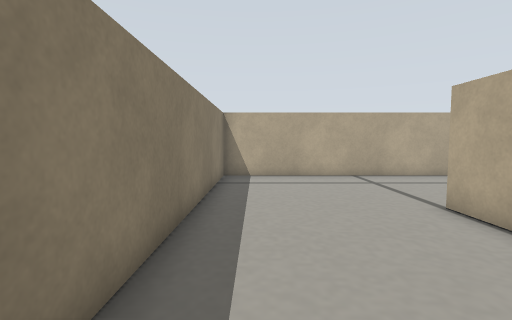
view 1 (above)

24 first-person views from a walk through a world built for the Gazebo simulator. The camera is 0.16 m above the floor, tilts 4° down and sees 85° across. The floor is counted in squares, 0.1 m on a side. Each view is taken from the middle of a square. On the plan, view 1 faces up. The plan holds only what a view shows up to about 14 squares ahead; the rest is blank.

view 2
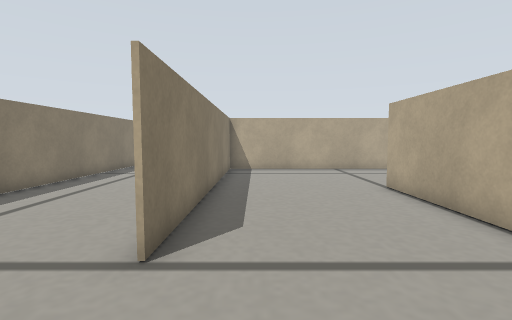

view 3
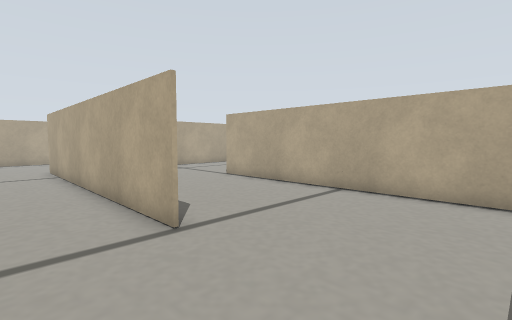

view 4
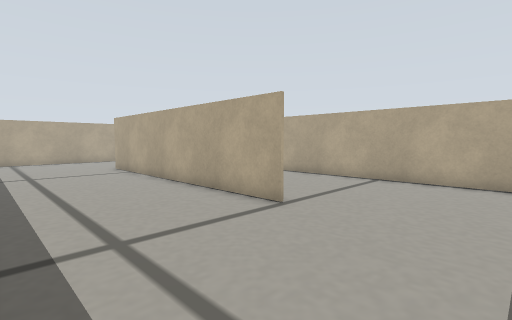

view 5
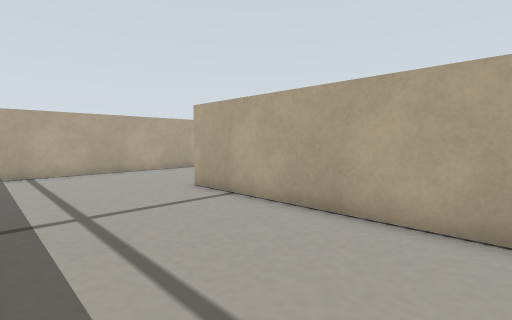

view 6
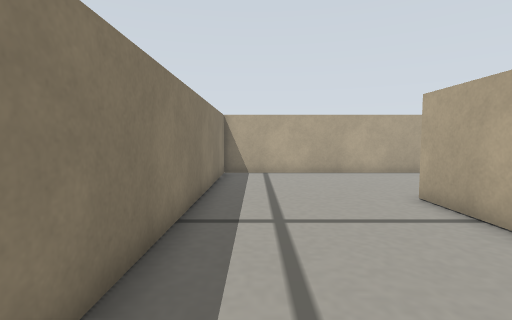

view 7
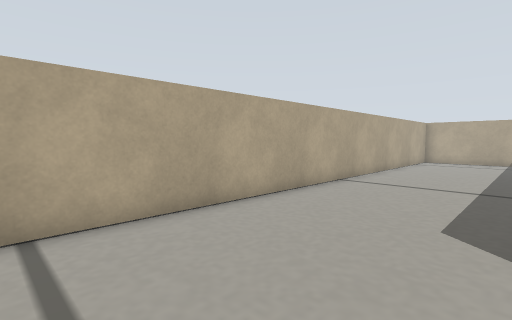

view 8
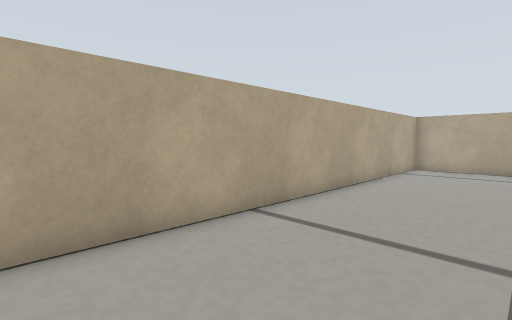

view 9
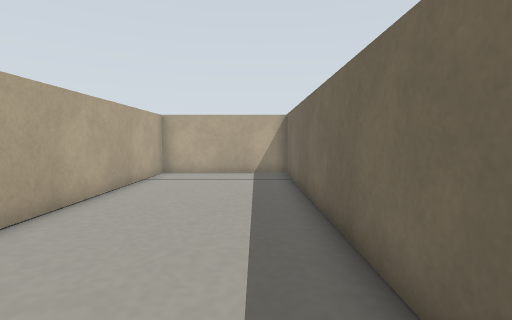

view 10
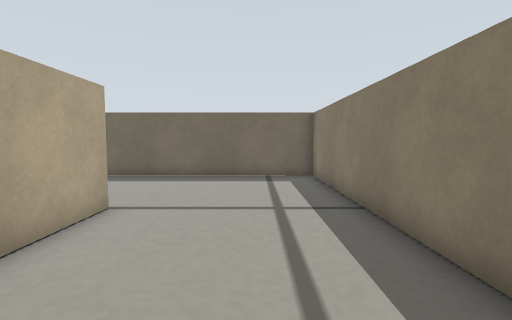

view 11
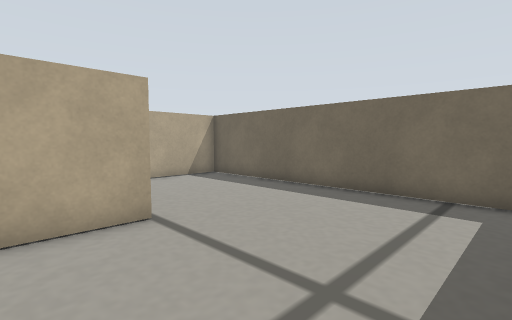

view 12
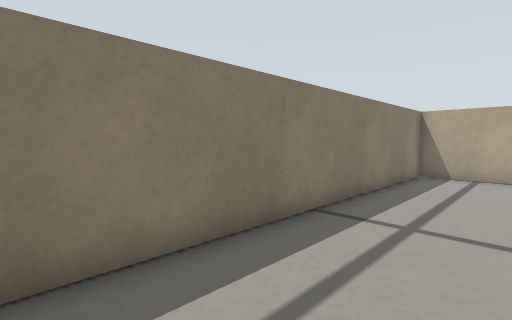

view 13
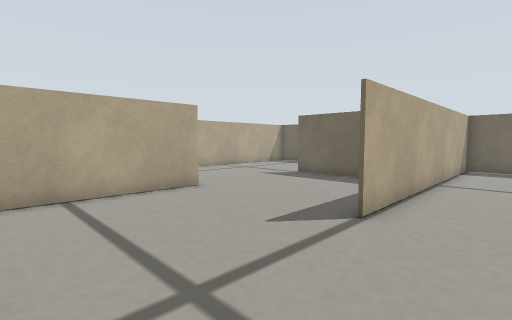

view 14
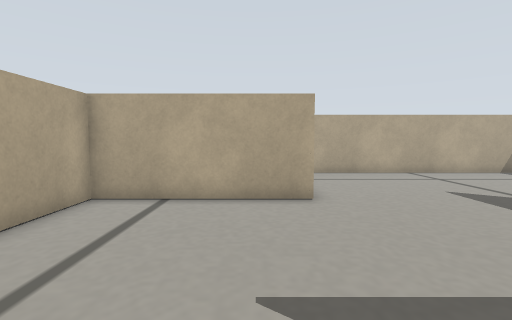

view 15
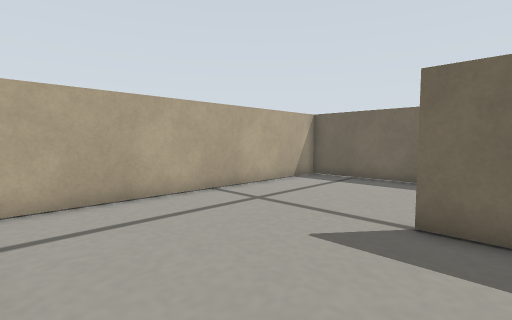

view 16
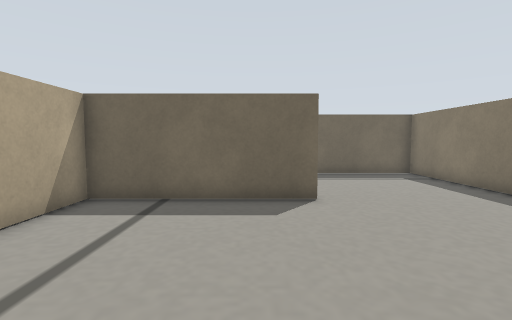

view 17
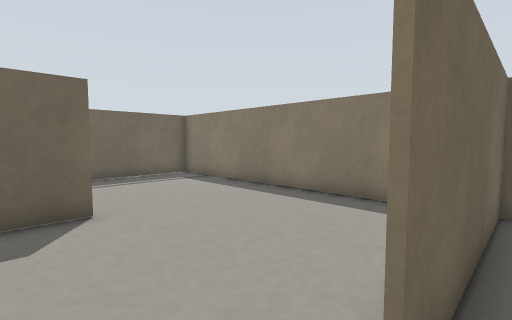

view 18
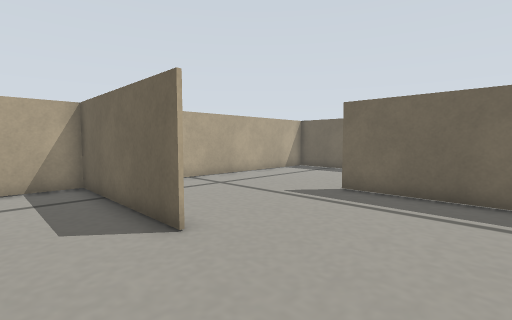

view 19
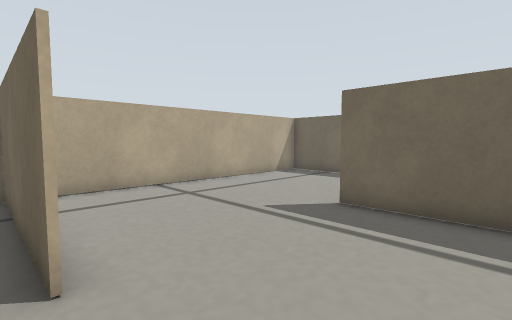

view 20
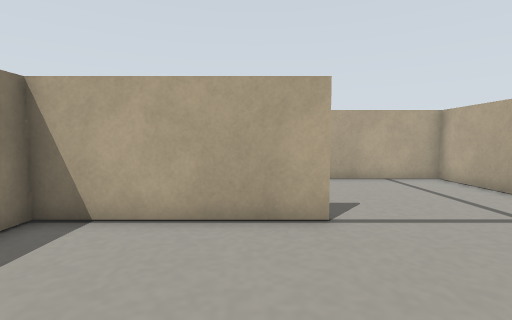

view 21
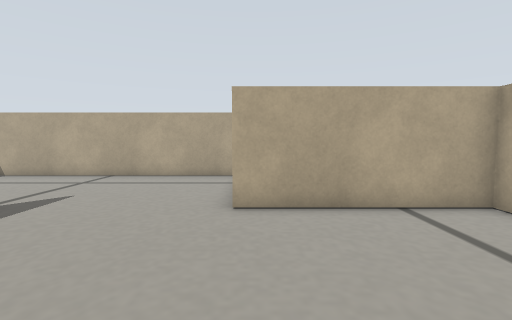

view 22
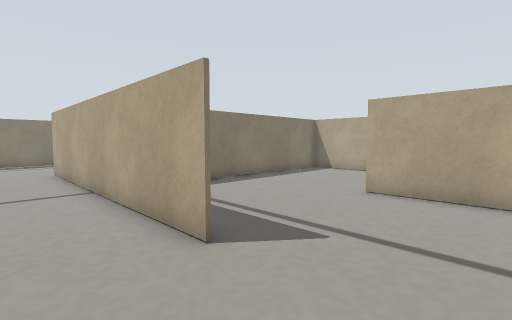

view 23
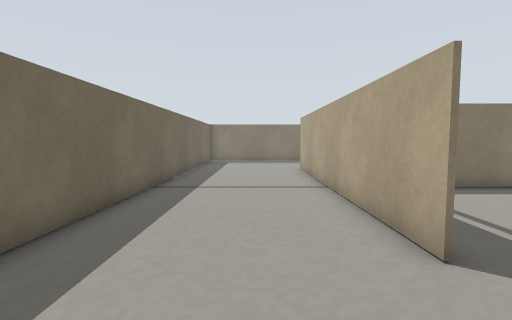

view 24
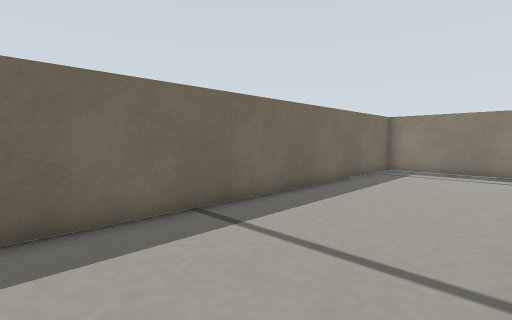

### Floor plan
Ten units are one square. View 1 is at (0, 0); x grows to the right and y downward. Boxes are objects, and circles mark ways between rooms. Rooms are numbered by the first view taken in them; rooms with no view inside come last. Other rooms are left out.
<svg viewBox="-80 -190 250 370">
<path fill="none" stroke="#000" d="M45 -124 -14 -124 -14 -5M-15 55 45 55 45 -65M45 -125 165 -125 165 -185 -75 -185 -75 55 -15 55M-15 -5 -15 -126M45 -5 105 -5M165 -14 165 -64 104 -64 104 -124 45 -124M105 -4 45 -4M102 55 165 55 165 -14M45 -7 45 55M105 115 -15 115M136 175 144 175M-64 175 102 175M-75 126 -75 164M165 154 165 114M137 55 102 55M165 114 165 65M45 55 45 115 105 115"/>
<circle cx="-10" cy="20" r="3" fill="#2a7"/>
<circle cx="50" cy="-95" r="3" fill="#2a7"/>
<circle cx="135" cy="-10" r="3" fill="#2a7"/>
<circle cx="80" cy="50" r="3" fill="#2a7"/>
<circle cx="135" cy="110" r="3" fill="#2a7"/>
<text x="20" y="-40">1</text>
<text x="-20" y="-110">2</text>
<text x="100" y="-60">3</text>
<text x="110" y="20">4</text>
<text x="40" y="140">5</text>
<text x="110" y="80">6</text>
</svg>
Room 1 opens to room 2. Room 1 opens to room 3. Room 3 opens to room 4. Room 4 opens to room 6. Room 5 opens to room 6.

Where each view was taken, in squares from view 1:
view 1: 0 up, 0 right, facing up
view 2: 3 down, 0 right, facing up
view 3: 4 down, 4 left, facing up-right
view 4: 4 down, 7 left, facing up-right
view 5: 4 up, 7 left, facing up-right
view 6: 5 up, 6 left, facing up
view 7: 13 up, 6 left, facing up-right
view 8: 14 up, 0 right, facing up-right
view 9: 14 up, 3 right, facing right
view 10: 7 up, 5 left, facing down
view 11: 3 up, 7 left, facing down-right
view 12: 5 up, 4 left, facing up-left
view 13: 12 up, 2 right, facing down-right
view 14: 8 up, 3 right, facing right
view 15: 6 up, 9 right, facing down-right
view 16: 2 up, 12 right, facing down
view 17: 1 up, 12 right, facing down-left
view 18: 3 down, 6 right, facing down-right
view 19: 5 down, 7 right, facing down-right
view 20: 5 down, 9 right, facing up
view 21: 0 up, 11 right, facing up
view 22: 14 down, 14 right, facing up-left
view 23: 14 down, 14 right, facing left
view 24: 12 down, 8 right, facing down-left
